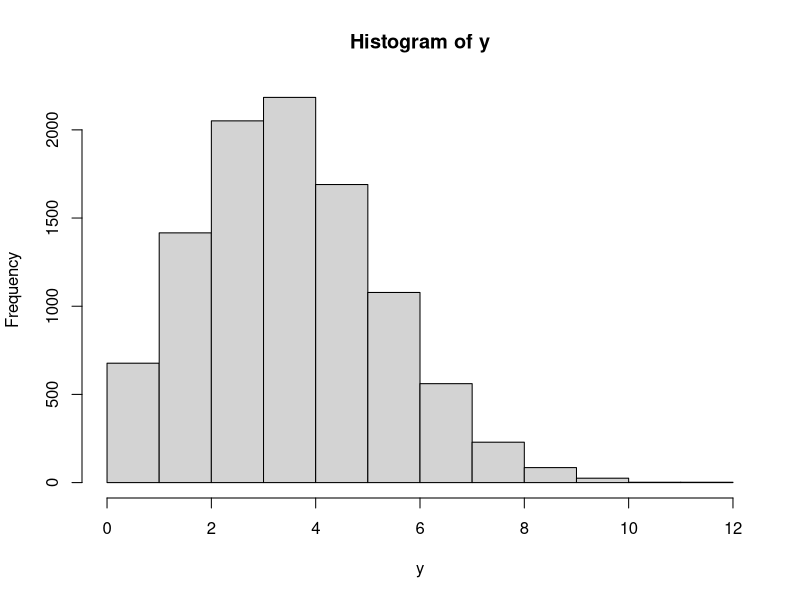

Write the R code that produced this figure.
#2.a
n = 20
x = 4
prob = 0.2
dbinom(x, n, prob)

#2.b
x = 10000
n = 20
prob = 0.2
y = rbinom(x, n, prob)
hist(y)

#2c
#Mean Distribusi Binomial b(x, n, p) adalah np berarti 20*0.2= 4

#Varian dari Distribusi Binomial b(x, n, p) adalah npq berarti 2-*0.2*0.8=3.2